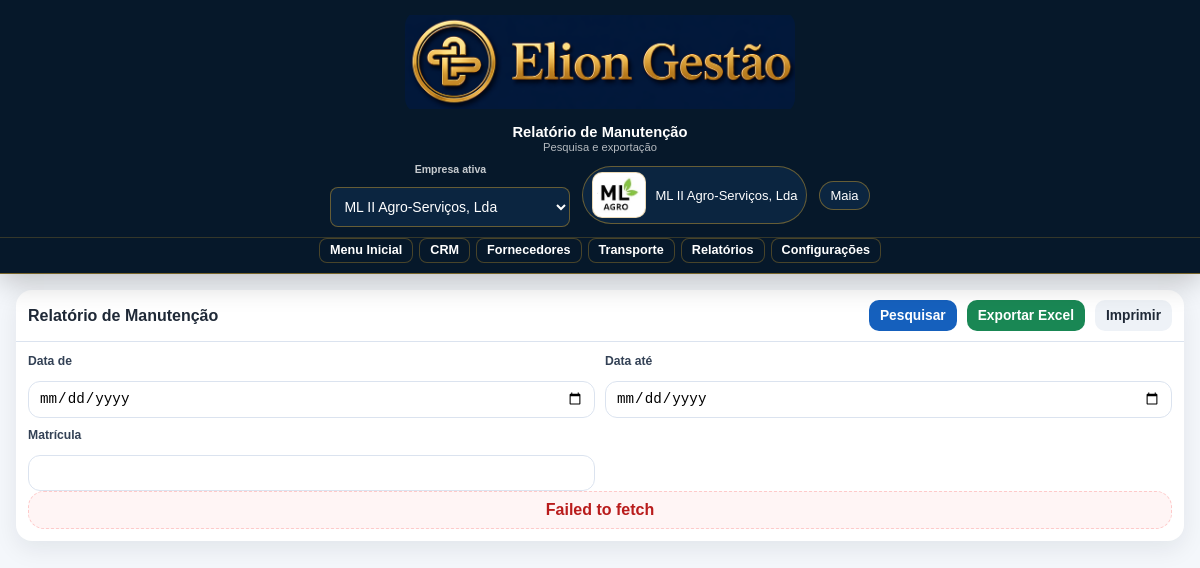
Page /relatorios/manutencao/ (signed in) on the committed database.
### Elion/models.py (models this page shows, shortened)
class Empresa(models.Model):
    nif = models.CharField("Contribuinte", max_length=50, unique=True)
    nome = models.CharField("Nome da Empresa", max_length=150)
    morada = models.CharField("Morada", max_length=255, blank=True, default="")
    caixa_postal = models.CharField("Caixa Postal", max_length=100, blank=True, default="")
    cidade = models.CharField("Cidade", max_length=100, blank=True, default="")
    contato = models.CharField("Telefone", max_length=50, blank=True, default="")
    email = models.EmailField("E-mail", blank=True, null=True)
    logo = models.ImageField("Logo", upload_to="empresas/logos/", blank=True, null=True)
    class Meta:
        verbose_name = "Empresa"
        verbose_name_plural = "Empresas"
        ordering = ["nome"]

### Elion/views.py (the view, shortened to what this page needs)
# urls.py: path('relatorios/manutencao/', views.relatorio_manutencao, name='relatorio_manutencao'),
@login_required
def relatorio_manutencao(request):
    if not _is_ajax(request):
        return _render_dashboard(request, "relatorio-manutencao")

### Elion/views.py (called while the page is built, shortened)
def _is_ajax(request):
    return request.headers.get("X-Requested-With") == "XMLHttpRequest"

def _empresa_ativa(request):
    empresas = list(_empresas_usuario(request))
    if not empresas:
        return None
    empresa_id = request.session.get("empresa_ativa_id")
    if empresa_id:
        for empresa in empresas:
            if str(empresa.id) == str(empresa_id):
                return empresa
    return empresas[0]

def _filtrar_empresa_generico(request, qs, model=None, campo="empresa"):
    empresa = _empresa_ativa(request)
    model = model or getattr(qs, "model", None)
    if empresa and model is not None and hasattr(model, f"{campo}_id"):
        return qs.filter(**{campo: empresa})
    return qs

def _configuracao_sistema():
    try:
        if _table_exists("Elion_configuracaosistema"):
            return ConfiguracaoSistema.objects.order_by("id").first()
    except Exception:
        return None
    return None

def _empresas_usuario(request):
    try:
        user = getattr(request, "user", None)
        username = (getattr(user, "username", "") or "").strip().casefold()
        if username == "maia" or getattr(user, "is_superuser", False) or getattr(user, "is_staff", False):
            return Empresa.objects.all().order_by("nome")
    except Exception:
        pass
    return Empresa.objects.all().order_by("nome")

def _todas_rotinas_permissoes():
    rotinas = [rotina for rotina, _, _ in ROTINAS_PERMISSOES]
    for itens in PERMISSOES_AGREGADAS.values():
        rotinas.extend(itens)
    return list(dict.fromkeys(rotinas))

def _permissoes_padrao_total():
    return {rotina: {acao: True for acao in ACOES_PERMISSAO} for rotina in _todas_rotinas_permissoes()}

def _permissoes_usuario(request):
    user = getattr(request, "user", None)
    username = (getattr(user, "username", "") or "").strip().casefold()
    if not user or not getattr(user, "is_authenticated", False):
        return {}
    if username == "maia" or getattr(user, "is_superuser", False) or getattr(user, "is_staff", False):
        return _permissoes_padrao_total()

def _usuario_tem_permissao(request, rotina, acao="view"):
    perms = _permissoes_usuario(request)
    return bool(perms.get(rotina, {}).get(acao, False))

def _filtrar_lancamentos_empresa(request, qs):
    empresa = _empresa_ativa(request)
    if empresa and hasattr(Lancamento, "empresa_id"):
        return qs.filter(empresa=empresa)
    return qs

### Elion/templates/Elion/dashboard.html (shortened to what this page needs)
{% load static %}
<!DOCTYPE html>
<html lang="pt">
<head>
    <link rel="stylesheet" href="{% static 'Elion/css/style.css' %}?v=20260408r5_refazer">
</head>
<body>
<div class="app-shell">
    <header class="horizontal-shell">
        <div class="horizontal-topbar">
            <div class="brand brand-horizontal brand-logo-only">
                <img src="{% if logo_paineis_url %}{{ logo_paineis_url }}{% else %}{% static 'Elion/img/logo_barra_elion.png' %}{% endif %}" class="brand-logo-image elion-brand-top-logo" alt="Elion Gestão">
            </div>
            <div class="topbar-center">
                <h2 id="page-title">Menu Inicial</h2>
                <p id="page-subtitle">Visão geral do sistema</p>
            </div>
            <div class="top-actions">
                {% if empresas_usuario %}
                <div class="company-switcher">
                    <label for="empresa-ativa-select">Empresa ativa</label>
                    <select id="empresa-ativa-select" onchange="trocarEmpresaAtiva(this.value)">
                        {% for empresa in empresas_usuario %}
                        <option value="{{ empresa.id }}" {% if empresa_ativa and empresa.id == empresa_ativa.id %}selected{% endif %}>{{ empresa.nome }}</option>
                        {% endfor %}
                    </select>
                </div>
                {% endif %}
                {% if empresa_ativa %}
                <span class="company-chip" id="company-chip-display">
                    {% if empresa_ativa.logo %}<img src="{{ empresa_ativa.logo.url }}" alt="Logo {{ empresa_ativa.nome }}" id="company-chip-logo" style="height:65px;">{% endif %}
                    <span id="company-chip-name">{{ empresa_ativa.nome }}</span>
                </span>
                {% endif %}
                <div class="user-menu-wrap">
                    <button type="button" class="user-chip user-chip-button" id="user-menu-toggle">{{ request.user.username }}</button>
                </div>
            </div>
        </div>
        <nav class="horizontal-nav" id="horizontal-nav">
            <button type="button" class="menu-item nav-home-item active" data-section="dashboard-section">Menu Inicial</button>
            <div class="nav-group" data-group="crm">
                <button type="button" class="nav-group-toggle">CRM</button>
            </div>
            <div class="nav-group" data-group="fornecedores">
                <button type="button" class="nav-group-toggle">Fornecedores</button>
            </div>
            <div class="nav-group" data-group="transporte">
                <button type="button" class="nav-group-toggle">Transporte</button>
            </div>
            <div class="nav-group" data-group="relatorios">
                <button type="button" class="nav-group-toggle">Relatórios</button>
            </div>
            <div class="nav-group" data-group="config-admin">
                <button type="button" class="nav-group-toggle">Configurações</button>
            </div>
        </nav>
    </header>
    <main class="main-content">
        <section id="relatorio-manutencao-section" class="content-section">
            <div class="card">
                <div class="card-header">
                    <h3>Relatório de Manutenção</h3>
                    <div class="actions">
                        <button type="button" class="btn btn-primary" onclick="carregarRelatorioManutencao()">Pesquisar</button>
                        <button type="button" class="btn btn-success" onclick="exportarRelatorio('manutencao','excel')">Exportar Excel</button>
                        <button type="button" class="btn btn-secondary" onclick="imprimirRelatorio('manutencao')">Imprimir</button>
                    </div>
                </div>
                <div class="card-body">
                    <div class="form-grid three">
                        <div class="form-group"><label>Data de</label><input type="date" id="rm-data-inicio"></div>
                        <div class="form-group"><label>Data até</label><input type="date" id="rm-data-fim"></div>
                        <div class="form-group autocomplete-wrap"><label>Matrícula</label><input type="text" id="rm-matricula" autocomplete="off"><div id="rm-matricula-sugestoes" class="autocomplete-list"></div></div>
                    </div>
                    <div id="relatorio-manutencao-lista"></div>
                </div>
            </div>
        </section>
    </main>
</div>
</body>
</html>

### Elion/static/Elion/css/style.css (style rules this page uses)
:root { --blue-900:#0b3a78; --blue-800:#114d9b; --blue-700:#1560bd; --blue-600:#1f6fd6; --blue-100:#eaf2ff; --bg:#f4f7fb; --white:#ffffff; --text:#1f2937; --muted:#6b7280; --border:#dbe3ef; --success:#198754; --warning:#f59e0b; --danger:#dc3545; --shadow:0 8px 24px rgba(15, 23, 42, 0.08); --radius:16px; }
* { box-sizing:border-box; }
body { margin:0; font-family:Arial, Helvetica, sans-serif; background:var(--bg); color:var(--text); }
.app-shell { display:flex; min-height:100vh; }
.brand { display:flex; align-items:center; gap:12px; margin-bottom:24px; }
.menu-item { width:100%; border:none; background:transparent; color:#fff; text-align:left; padding:8px 10px; border-radius:12px; cursor:pointer; transition:.2s; font-size:14px; }
.main-content { flex:1; padding:24px; overflow:auto; }
.top-actions { display:flex; align-items:center; gap:12px; }
.user-chip { background:rgba(255,255,255,0.15); border:1px solid rgba(255,255,255,0.22); padding:8px 14px; border-radius:999px; font-size:13px; }
.content-section { display:none; }
.content-section.active { display:block; }
.card { background:var(--white); border-radius:var(--radius); box-shadow:var(--shadow); margin-bottom:20px; overflow:hidden; }
.card-header { padding:8px 10px; border-bottom:1px solid var(--border); display:flex; align-items:center; justify-content:space-between; gap:16px; flex-wrap:wrap; }
.card-header h3 { margin:0; font-size:16px; }
.card-body { padding:9px; }
.actions { display:flex; gap:10px; flex-wrap:wrap; }
.btn-primary { background:var(--blue-700); color:#fff; }
.btn-secondary { background:#eef2f7; color:var(--text); }
.btn-success { background:var(--success); color:#fff; }
.form-grid { display:grid; gap:16px; }
.form-grid.three { grid-template-columns:repeat(3, 1fr); }
input, select { width:100%; min-height:36px; border:1px solid var(--border); border-radius:12px; padding:8px 10px; outline:none; background:#fff; font-size:14px; }
.autocomplete-wrap { position:relative; }
@media (max-width: 1200px) { .form-grid.four, .form-grid.three, .form-grid.six { grid-template-columns:repeat(2, 1fr); } }
.brand-logo-image { width:48px; height:48px; border-radius:14px; background:rgba(255,255,255,0.16); border:1px solid rgba(255,255,255,0.18); object-fit:contain; padding:4px; }
.company-switcher { display:flex; flex-direction:column; gap:6px; min-width:240px; }
.company-switcher label { font-size:12px; opacity:.9; font-weight:700; }
.company-switcher select { min-height:40px; border-radius:12px; border:1px solid rgba(255,255,255,0.35); background:rgba(255,255,255,0.14); color:#fff; padding:8px 12px; }
.company-switcher select option { color:#111827; }
.company-chip { display:inline-flex; align-items:center; gap:10px; background:rgba(255,255,255,0.15); border:1px solid rgba(255,255,255,0.22); padding:6px 12px; border-radius:999px; font-size:13px; }
.company-chip img { width:28px; height:28px; border-radius:8px; background:#fff; object-fit:contain; padding:2px; }
.app-shell { display:block;min-height:100vh; }
.horizontal-shell { position:sticky;top:0;z-index:40;background:linear-gradient(180deg,var(--blue-900),var(--blue-800));box-shadow:var(--shadow); }
.horizontal-topbar { display:grid;grid-template-columns:auto 1fr auto;align-items:center;gap:12px;padding:10px 18px 8px;color:#fff; }
.brand-horizontal { margin-bottom:0; }
.topbar-center { text-align:center; }
.topbar-center h2 { margin:0;font-size:18px;color:#fff; }
.topbar-center p { margin:2px 0 0;opacity:.88;color:#e5eefc;font-size:.86rem; }
.horizontal-nav { display:flex;align-items:center;justify-content:center;gap:8px;padding:0 18px 10px;flex-wrap:wrap; }
.horizontal-nav > .menu-item, .horizontal-nav .nav-home-item { width:auto; min-width:112px; flex:0 0 auto; text-align:center; }
.nav-home-item,.nav-group-toggle { border:none;background:rgba(255,255,255,.12);color:#fff;padding:8px 14px;border-radius:12px;font-weight:700;cursor:pointer;min-width:112px;font-size:.92rem; }
.nav-group { position:relative; }
.main-content { padding:24px; }
.company-switcher label { display:block;font-size:12px;margin-bottom:6px;color:#e5eefc; }
.company-switcher select { border:none;border-radius:12px;padding:10px 14px;min-width:180px; }
.user-menu-wrap { position:relative; }
.user-chip-button { border:none;cursor:pointer; }
@media (max-width: 1200px) { .horizontal-topbar { grid-template-columns:1fr;justify-items:center;text-align:center; } }
@media (max-width: 1200px) { .top-actions { justify-content:center;flex-wrap:wrap; } }

### rows in the picture
Empresa: logo (picture), nome "ML II Agro-Serviços, Lda"

### other values in the picture
{{ request.user.username }} "Maia"
form field value "ML II Agro-Serviços, Lda"
